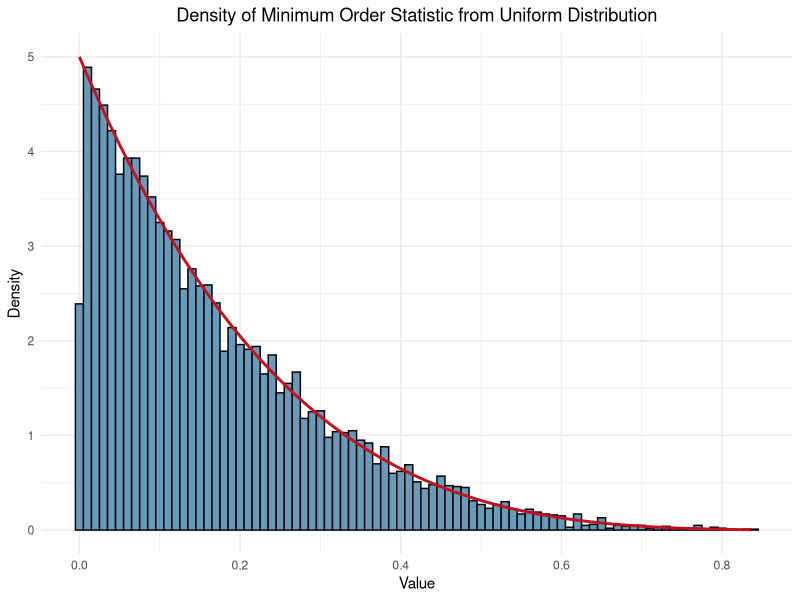
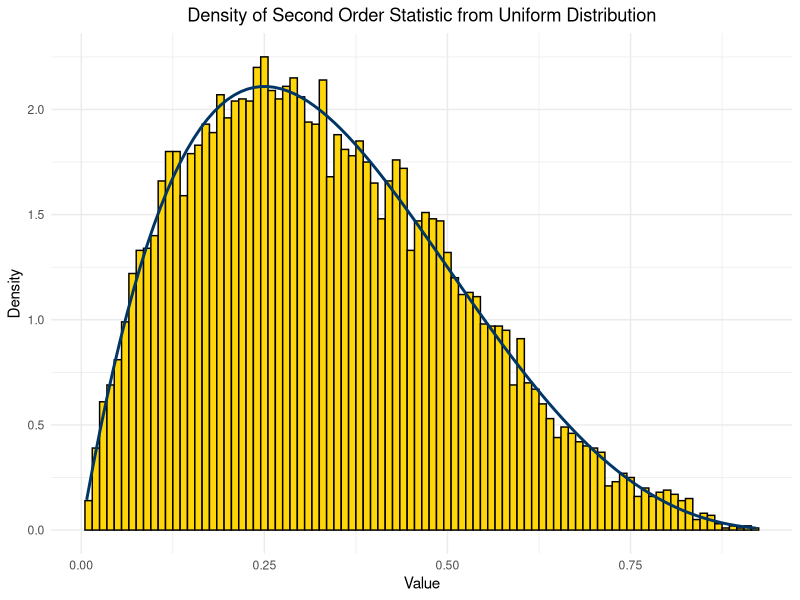
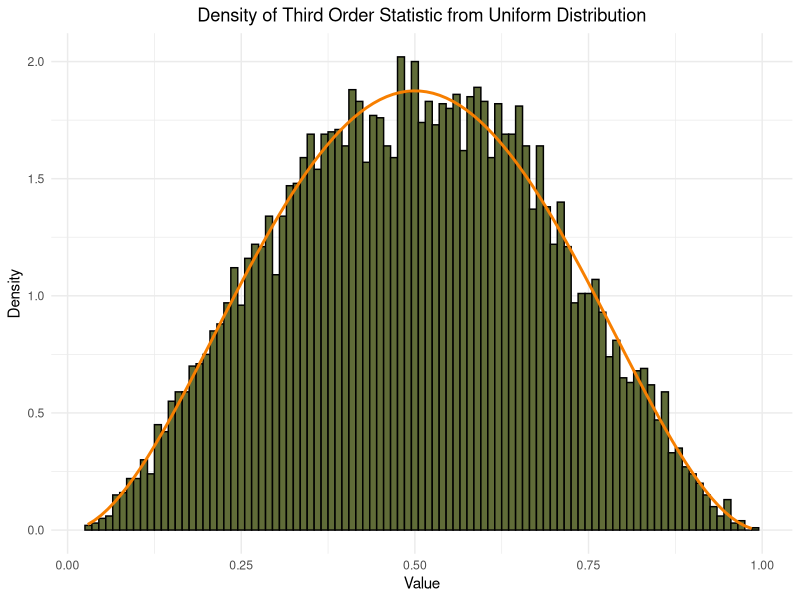
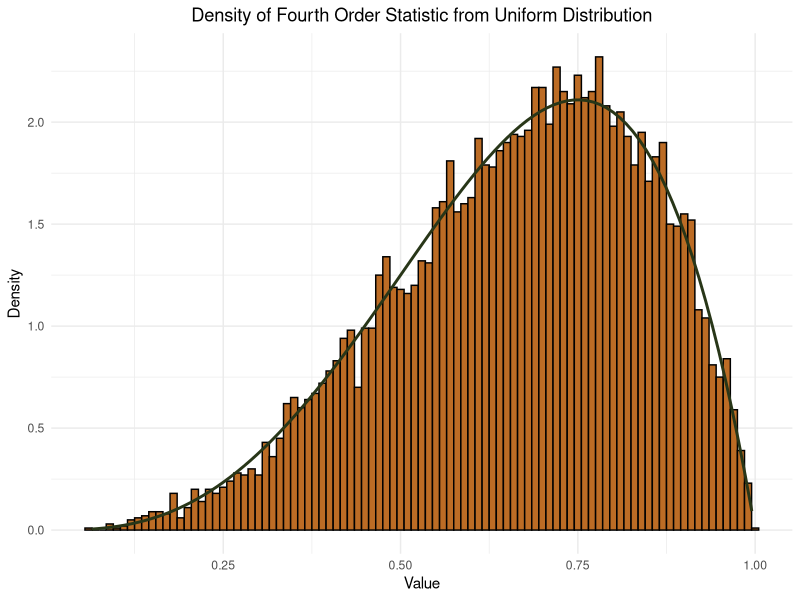
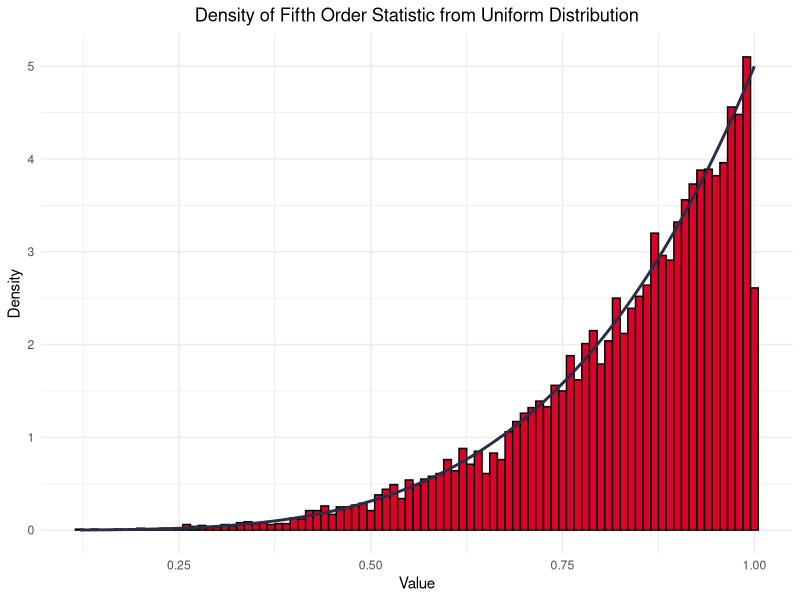
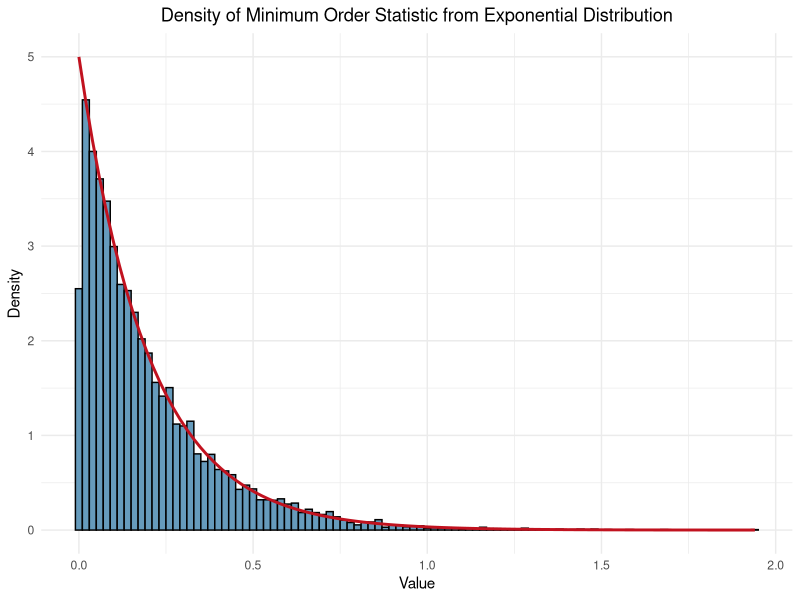
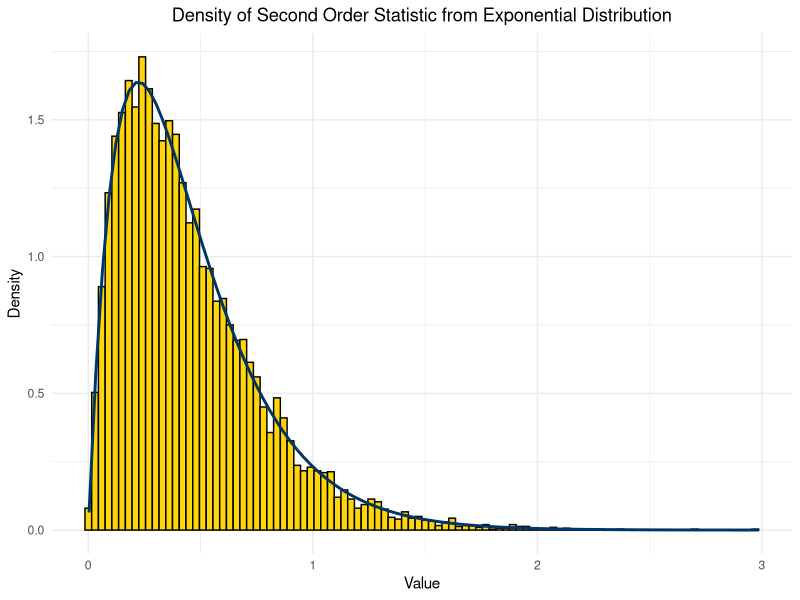
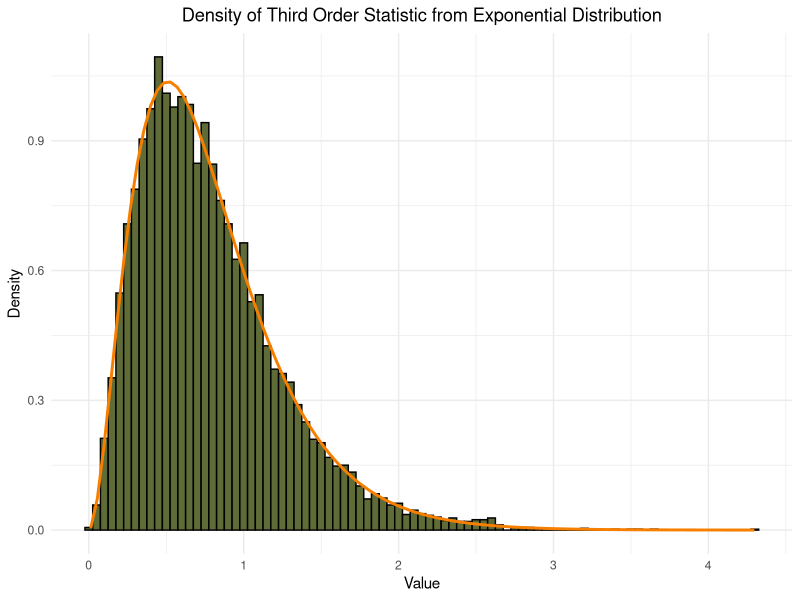

Write R code to recreate these figures, in order.
## ---- chunk 1
knitr::opts_chunk$set(echo = TRUE)
library(ggplot2)
## ---- chunk 2
# Simulate samples from uniform distribution
set.seed(1)
n_samples <- 10000
samples <- matrix(runif(n_samples * 5), ncol = 5)

# Calculate the minimum order statistic
min_vals <- apply(samples, 1, min)
data_min <- data.frame(value = min_vals)

# Plot
ggplot(data_min, aes(x = value)) +
  geom_histogram(aes(y = after_stat(density)), binwidth = 0.01, fill = "#669BBC", color = "black") +
  stat_function(fun = function(x) { dbeta(x, 1, 5) }, color = "#C1121F", linewidth = 1) +
  labs(title = "Density of Minimum Order Statistic from Uniform Distribution",
       x = "Value",
       y = "Density") +
  theme_minimal() +
  theme(plot.title = element_text(hjust = 0.5))
## ---- chunk 3
# Simulate samples from uniform distribution
set.seed(1)
n_samples <- 10000
samples <- matrix(runif(n_samples * 5), ncol = 5)

# Calculate the second order statistic
sec_vals <- apply(samples, 1, function(x) sort(x)[2])
data_sec <- data.frame(value = sec_vals)

# Plot
ggplot(data_sec, aes(x = value)) +
  geom_histogram(aes(y = after_stat(density)), binwidth = 0.01, fill = "#FFD60A", color = "black") +
  stat_function(fun = function(x) { dbeta(x, 2, 4) }, color = "#003566", linewidth = 1) +
  labs(title = "Density of Second Order Statistic from Uniform Distribution",
       x = "Value",
       y = "Density") +
  theme_minimal() +
  theme(plot.title = element_text(hjust = 0.5))
## ---- chunk 4
# Simulate samples from uniform distribution
set.seed(1)
n_samples <- 10000
samples <- matrix(runif(n_samples * 5), ncol = 5)

# Calculate the third order statistic
third_vals <- apply(samples, 1, function(x) sort(x)[3])
data_third <- data.frame(value = third_vals)

# Plot
ggplot(data_third, aes(x = value)) +
  geom_histogram(aes(y = after_stat(density)), binwidth = 0.01, fill = "#606C38", color = "black") +
  stat_function(fun = function(x) { dbeta(x, 3, 3) }, color = "#F77F00", linewidth = 1) +
  labs(title = "Density of Third Order Statistic from Uniform Distribution",
       x = "Value",
       y = "Density") +
  theme_minimal() +
  theme(plot.title = element_text(hjust = 0.5))
## ---- chunk 5
# Simulate samples from uniform distribution
set.seed(1)
n_samples <- 10000
samples <- matrix(runif(n_samples * 5), ncol = 5)

# Calculate the fourth order statistic
fourth_vals <- apply(samples, 1, function(x) sort(x)[4])
data_fourth <- data.frame(value = fourth_vals)

# Plot
ggplot(data_fourth, aes(x = value)) +
  geom_histogram(aes(y = after_stat(density)), binwidth = 0.01, fill = "#BC6C25", color = "black") +
  stat_function(fun = function(x) { dbeta(x, 4, 2) }, color = "#283618", linewidth = 1) +
  labs(title = "Density of Fourth Order Statistic from Uniform Distribution",
       x = "Value",
       y = "Density") +
  theme_minimal() +
  theme(plot.title = element_text(hjust = 0.5))
## ---- chunk 6
# Simulate samples from uniform distribution
set.seed(1)
n_samples <- 10000
samples <- matrix(runif(n_samples * 5), ncol = 5)

# Calculate the fifth order statistic
fifth_vals <- apply(samples, 1, function(x) sort(x)[5])
data_fifth <- data.frame(value = fifth_vals)

# Plot
ggplot(data_fifth, aes(x = value)) +
  geom_histogram(aes(y = after_stat(density)), binwidth = 0.01, fill = "#D90429", color = "black") +
  stat_function(fun = function(x) { dbeta(x, 5, 1) }, color = "#2B2D42", linewidth = 1) +
  labs(title = "Density of Fifth Order Statistic from Uniform Distribution",
       x = "Value",
       y = "Density") +
  theme_minimal() +
  theme(plot.title = element_text(hjust = 0.5))
## ---- chunk 7
# Simulate samples from exponential distribution
set.seed(1)
n_samples <- 10000
samples <- matrix(rexp(n_samples * 5), ncol = 5)

# Calculate the minimum order statistic
min_vals <- apply(samples, 1, min)
data_min <- data.frame(value = min_vals)

# Theoretical density
theoretical_density <- function(x) { 5 * exp(-5 * x) }

# Plot
ggplot(data_min, aes(x = value)) +
  geom_histogram(aes(y = after_stat(density)), binwidth = 0.02, fill = "#669BBC", color = "black") +
  stat_function(fun = theoretical_density, color = "#C1121F", linewidth = 1) +
  labs(title = "Density of Minimum Order Statistic from Exponential Distribution",
       x = "Value",
       y = "Density") +
  theme_minimal() +
  theme(plot.title = element_text(hjust = 0.5))
## ---- chunk 8
# Simulate samples from exponential distribution
set.seed(1)
n_samples <- 10000
samples <- matrix(rexp(n_samples * 5), ncol = 5)

# Calculate the second order statistic
sec_vals <- apply(samples, 1, function(x) sort(x)[2])
data_sec <- data.frame(value = sec_vals)

# Theoretical density
theoretical_density <- function(x) { 20 * exp(-4 * x) * (1 - exp(-x)) }

# Plot
ggplot(data_sec, aes(x = value)) +
  geom_histogram(aes(y = after_stat(density)), binwidth = 0.03, fill = "#FFD60A", color = "black") +
  stat_function(fun = theoretical_density, color = "#003566", linewidth = 1) +
  labs(title = "Density of Second Order Statistic from Exponential Distribution",
       x = "Value",
       y = "Density") +
  theme_minimal() +
  theme(plot.title = element_text(hjust = 0.5))
## ---- chunk 9
# Simulate samples from exponential distribution
set.seed(1)
n_samples <- 10000
samples <- matrix(rexp(n_samples * 5), ncol = 5)

# Calculate the third order statistic
third_vals <- apply(samples, 1, function(x) sort(x)[3])
data_third <- data.frame(value = third_vals)

# Theoretical density
theoretical_density <- function(x) { 30 * exp(-3 * x) * (1 - exp(-x))^2 }

# Plot
ggplot(data_third, aes(x = value)) +
  geom_histogram(aes(y = after_stat(density)), binwidth = 0.05, fill = "#606C38", color = "black") +
  stat_function(fun = theoretical_density, color = "#F77F00", linewidth = 1) +
  labs(title = "Density of Third Order Statistic from Exponential Distribution",
       x = "Value",
       y = "Density") +
  theme_minimal() +
  theme(plot.title = element_text(hjust = 0.5))
## ---- chunk 10
# Simulate samples from exponential distribution
set.seed(1)
n_samples <- 10000
samples <- matrix(rexp(n_samples * 5), ncol = 5)

# Calculate the fourth order statistic
fourth_vals <- apply(samples, 1, function(x) sort(x)[4])
data_fourth <- data.frame(value = fourth_vals)

# Theoretical density
theoretical_density <- function(x) { 20 * exp(-2 * x) * (1 - exp(-x))^3 }

# Plot
ggplot(data_fourth, aes(x = value)) +
  geom_histogram(aes(y = after_stat(density)), binwidth = 0.07, fill = "#BC6C25", color = "black") +
  stat_function(fun = theoretical_density, color = "#283618", linewidth = 1) +
  labs(title = "Density of Fourth Order Statistic from Exponential Distribution",
       x = "Value",
       y = "Density") +
  theme_minimal() +
  theme(plot.title = element_text(hjust = 0.5))
## ---- chunk 11
# Simulate samples from exponential distribution
set.seed(1)
n_samples <- 10000
samples <- matrix(rexp(n_samples * 5), ncol = 5)

# Calculate the fifth order statistic
fifth_vals <- apply(samples, 1, function(x) sort(x)[5])
data_fifth <- data.frame(value = fifth_vals)

# Theoretical density
theoretical_density <- function(x) { 5 * exp(-x) * (1 - exp(-x))^4 }

# Plot
ggplot(data_fifth, aes(x = value)) +
  geom_histogram(aes(y = after_stat(density)), binwidth = 0.12, fill = "#D90429", color = "black") +
  stat_function(fun = theoretical_density, color = "#2B2D42", linewidth = 1) +
  labs(title = "Density of Fifth Order Statistic from Exponential Distribution",
       x = "Value",
       y = "Density") +
  theme_minimal() +
  theme(plot.title = element_text(hjust = 0.5))
## ---- chunk 12
# Simulate samples from standard normal distribution
set.seed(1)
n_samples <- 10000
samples <- matrix(rnorm(n_samples * 5), ncol = 5)

# Calculate the minimum order statistic
min_vals <- apply(samples, 1, min)
data_min <- data.frame(value = min_vals)

# Theoretical density
theoretical_density <- function(x) {5 * (1 - pnorm(x))^4 * dnorm(x)}

# Plot
ggplot(data_min, aes(x = value)) +
  geom_histogram(aes(y = after_stat(density)), binwidth = 0.07, fill = "#669BBC", color = "black") +
  stat_function(fun = theoretical_density, color = "#C1121F", linewidth = 1) +
  labs(title = "Density of Minimum Order Statistic from Standard Normal Distribution",
       x = "Value",
       y = "Density") +
  theme_minimal() +
  theme(plot.title = element_text(hjust = 0.5))
## ---- chunk 13
# Simulate samples from standard normal distribution
set.seed(1)
n_samples <- 10000
samples <- matrix(rnorm(n_samples * 5), ncol = 5)

# Calculate the second order statistic
sec_vals <- apply(samples, 1, function(x) sort(x)[2])
data_sec <- data.frame(value = sec_vals)

# Theoretical density
theoretical_density <- function(x) {20 * pnorm(x) * (1 - pnorm(x))^3 * dnorm(x)}

# Plot
ggplot(data_sec, aes(x = value)) +
  geom_histogram(aes(y = after_stat(density)), binwidth = 0.07, fill = "#FFD60A", color = "black") +
  stat_function(fun = theoretical_density, color = "#003566", linewidth = 1) +
  labs(title = "Density of Second Order Statistic from Standard Normal Distribution",
       x = "Value",
       y = "Density") +
  theme_minimal() +
  theme(plot.title = element_text(hjust = 0.5))
## ---- chunk 14
# Simulate samples from standard normal distribution
set.seed(1)
n_samples <- 10000
samples <- matrix(rnorm(n_samples * 5), ncol = 5)

# Calculate the third order statistic
third_vals <- apply(samples, 1, function(x) sort(x)[3])
data_third <- data.frame(value = third_vals)

# Theoretical density
theoretical_density <- function(x) {30 * pnorm(x)^2 * (1 - pnorm(x))^2 * dnorm(x)}

# Plot
ggplot(data_third, aes(x = value)) +
  geom_histogram(aes(y = after_stat(density)), binwidth = 0.07, fill = "#606C38", color = "black") +
  stat_function(fun = theoretical_density, color = "#F77F00", linewidth = 1) +
  labs(title = "Density of Third Order Statistic from Standard Normal Distribution",
       x = "Value",
       y = "Density") +
  theme_minimal() +
  theme(plot.title = element_text(hjust = 0.5))
## ---- chunk 15
# Simulate samples from standard normal distribution
set.seed(1)
n_samples <- 10000
samples <- matrix(rnorm(n_samples * 5), ncol = 5)

# Calculate the fourth order statistic
fourth_vals <- apply(samples, 1, function(x) sort(x)[4])
data_fourth <- data.frame(value = fourth_vals)

# Theoretical density
theoretical_density <- function(x) {20 * pnorm(x)^3 * (1 - pnorm(x)) * dnorm(x)}

# Plot
ggplot(data_fourth, aes(x = value)) +
  geom_histogram(aes(y = after_stat(density)), binwidth = 0.07, fill = "#BC6C25", color = "black") +
  stat_function(fun = theoretical_density, color = "#283618", linewidth = 1) +
  labs(title = "Density of Fourth Order Statistic from Standard Normal Distribution",
       x = "Value",
       y = "Density") +
  theme_minimal() +
  theme(plot.title = element_text(hjust = 0.5))
## ---- chunk 16
# Simulate samples from standard normal distribution
set.seed(1)
n_samples <- 10000
samples <- matrix(rnorm(n_samples * 5), ncol = 5)

# Calculate the fifth order statistic
fifth_vals <- apply(samples, 1, function(x) sort(x)[5])
data_fifth <- data.frame(value = fifth_vals)

# Theoretical density
theoretical_density <- function(x) {5 * pnorm(x)^4 * dnorm(x)}

# Plot
ggplot(data_fifth, aes(x = value)) +
  geom_histogram(aes(y = after_stat(density)), binwidth = 0.07, fill = "#D90429", color = "black") +
  stat_function(fun = theoretical_density, color = "#2B2D42", linewidth = 1) +
  labs(title = "Density of Fifth Order Statistic from Standard Normal Distribution",
       x = "Value",
       y = "Density") +
  theme_minimal() +
  theme(plot.title = element_text(hjust = 0.5))
